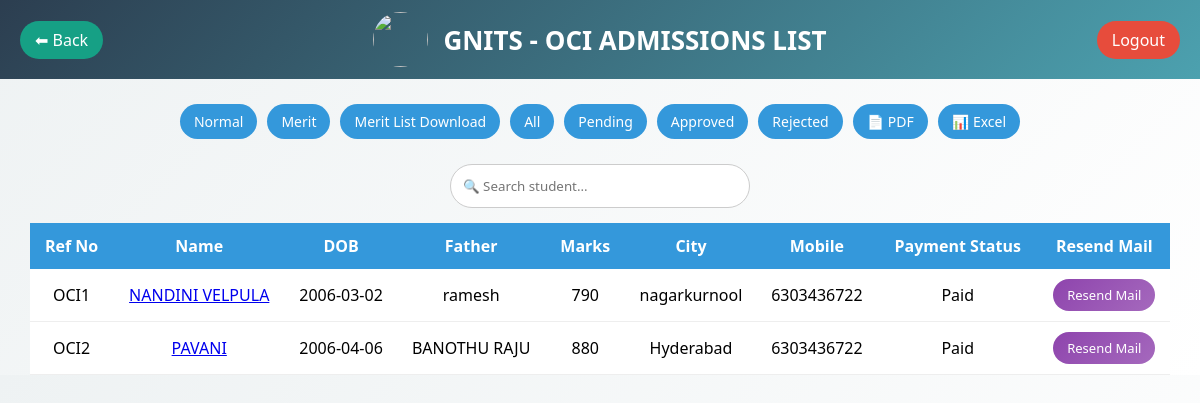
The app's page /oci_list.php?type=merit (signed in) with its own data.
### tables this page shows
CREATE TABLE `oci` (
  `id` int NOT NULL,
  `reference_no` varchar(30) DEFAULT NULL,
  `name` varchar(100) DEFAULT NULL,
  `gender` enum('F','M','O') DEFAULT NULL,
  `dob` date DEFAULT NULL,
  `father` varchar(100) DEFAULT NULL,
  `mother` varchar(100) DEFAULT NULL,
  `community` enum('SC','ST','OBC','EWS','GENERAL','OC','OBC','BC-A','BC-B','BC-C','BC-D','BC-E') DEFAULT NULL,
  `mobile` varchar(20) DEFAULT NULL,
  `aadhar` varchar(20) DEFAULT NULL,
  `email` varchar(100) DEFAULT NULL,
  `confirm_email` varchar(255) NOT NULL,
  `address1` text,
  `address2` text,
  `city` varchar(50) DEFAULT NULL,
  `state` varchar(50) DEFAULT NULL,
  `zip` varchar(10) DEFAULT NULL,
  `country` varchar(50) DEFAULT NULL,
  `board` varchar(50) DEFAULT NULL,
  `passing_year` varchar(20) DEFAULT NULL,
  `total_marks` int DEFAULT NULL,
  `group_marks` int DEFAULT NULL,
  `intermediate_hall_ticket` varchar(30) DEFAULT NULL,
  `inter_percentage` decimal(5,2) DEFAULT NULL,
  `inter_group_percentage` decimal(5,2) DEFAULT NULL,
  `pref1` varchar(50) DEFAULT NULL,
  `pref2` varchar(50) DEFAULT NULL,
  `pref3` varchar(50) DEFAULT NULL,
  `pref4` varchar(50) DEFAULT NULL,
  `pref5` varchar(50) DEFAULT NULL,
  `place_country` varchar(100) DEFAULT NULL,
  `photo` varchar(255) DEFAULT NULL,
  `ssc` varchar(255) DEFAULT NULL,
  `inter` varchar(255) DEFAULT NULL,
  `passport` varchar(255) DEFAULT NULL,
  `address_proof` varchar(255) DEFAULT NULL,
  `stud_sign` varchar(255) DEFAULT NULL,
  `parent_sign` varchar(255) DEFAULT NULL,
  `txnid` varchar(100) DEFAULT NULL,
  `payu_status` varchar(20) DEFAULT NULL,
  `payment_status` varchar(20) DEFAULT 'Pending',
  `payment_amount` decimal(10,2) DEFAULT NULL,
  `payment_date` datetime DEFAULT NULL,
  `created_at` timestamp NOT NULL DEFAULT CURRENT_TIMESTAMP,
  `status` enum('Pending','Approved','Rejected') DEFAULT 'Pending',
  `allotted_branch` varchar(20) DEFAULT NULL
);

### oci_list.php (the view, shortened to what this page needs)
<?php
$host = "localhost";
$user = "gnitsc79_gnitsc79";
$pass = "@Gnits@123456@";
$dbname = "gnitsc79_gnits_db";
$conn = new mysqli($host, $user, $pass, $dbname);
$type = $_GET['type'] ?? "normal";
if($type == "merit"){
    $sql = "SELECT * FROM oci ORDER BY group_marks";
} else {
    $sql = "SELECT * FROM oci ORDER BY id DESC";
}
$result = $conn->query($sql);
?>
<!DOCTYPE html>
<html>
<head>
</head>
<body>
<header class="header">
    <a href="dashboard.php" class="btn back">⬅ Back</a>
    <div class="header-center">
        <img src="pics/logo.jpg" class="logo">
        <h1 class="college-name">
            GNITS - OCI ADMISSIONS LIST
        </h1>
    </div>
    <a href="logout.php" class="btn logout">Logout</a>
</header>
<div class="controls single-line">
    <a href="?type=normal">Normal</a>
    <a href="?type=merit">Merit</a>
    <a href="oci_merit_list.php">Merit List Download</a>
    <a href="?filter=all">All</a>
    <a href="?filter=pending">Pending</a>
    <a href="?filter=approved">Approved</a>
    <a href="?filter=rejected">Rejected</a>
    <a href="export_pdf.php?type=oci">📄 PDF</a>
    <a href="export_excel.php?type=oci">📊 Excel</a>
</div>
<div class="search-box">
    <input type="text" id="search" onkeyup="searchTable()" placeholder="🔍 Search student...">
</div>
<div class="table-container">
<table>
<thead>
<tr>
    <th>Ref No</th>
    <th>Name</th>
    <th>DOB</th>
    <th>Father</th>
    <th>Marks</th>
    <th>City</th>
    <th>Mobile</th>
    <th>Payment Status</th>
    <th>Resend Mail</th>
</tr>
</thead>
<tbody>
<?php while($row = $result->fetch_assoc()){ ?>
<tr>
    <td><?= $row['reference_no'] ?></td>
   <td>
<?php if($row['payment_status'] == "Paid"){ ?>
    <a href="oci_pdf.php?type=nri&id=<?= $row['id'] ?>">
        <?= $row['name'] ?>
    </a>
<?php } else { ?>
    <span class="disabled"><?= $row['name'] ?></span>
<?php } ?>
</td>
    <td><?= $row['dob'] ?></td>
    <td><?= $row['father'] ?></td>
    <td><?= $row['total_marks'] ?></td>
    <td><?= $row['city'] ?></td>
    <td><?= $row['mobile'] ?></td>
    <td><?= $row['payment_status'] ?></td>
    <td>
<?php if($row['payment_status'] == "Paid"){ ?>
    <a href="resend_mail_oci.php?id=<?= $row['id'] ?>"
       class="resend-btn"
       onclick="return confirm('Send approval mail again to this student?')">
       Resend Mail
    </a>
<?php } else { ?>
    <span class="disabled">Not Available</span>
<?php } ?>
</td>
</tr>
<?php } ?>
</tbody>
</table>
</div>
</body>
</html>

### oci_list.php (style rules this page uses)
* { margin:0;padding:0;box-sizing:border-box;font-family:'Segoe UI'; }
body { background: linear-gradient(135deg,#eef2f3,#ffffff); }
.header { display:flex; justify-content:space-between; align-items:center; padding:12px 20px; background: linear-gradient(135deg,#2c3e50,#4ca1af); color:white; }
.header-center { display:flex; align-items:center; gap:15px; }
.btn { padding:8px 15px; border-radius:25px; text-decoration:none; color:white; }
.logo { width:55px;height:55px;border-radius:50%; }
.college-name { font-size:26px;font-weight:bold; }
.logout { background:#e74c3c; }
.back { background:#16a085; }
.controls.single-line { display:flex; justify-content:center; align-items:center; gap:10px; padding:10px; margin:15px auto; overflow-x:auto; white-space:nowrap; max-width:100%; }
.controls.single-line a { flex-shrink:0; padding:8px 14px; border-radius:20px; background:#3498db; color:white; text-decoration:none; font-size:14px; transition:0.3s; }
.search-box { text-align:center; margin:15px; }
.search-box input { padding:12px; width:300px; border-radius:30px; border:1px solid #ccc; }
.table-container { width:95%; margin:auto; overflow-x:auto; }
table { width:100%; border-collapse:collapse; background:white; box-shadow:0 5px 15px rgba(0,0,0,0.1); }
th { background:#3498db; color:white; padding:12px; }
td { padding:10px; text-align:center; border-bottom:1px solid #eee; }
.resend-btn { background: linear-gradient(135deg, #8e44ad, #a569bd); color: white; padding: 7px 14px; border-radius: 20px; text-decoration: none; display: inline-block; font-size: 13px; font-weight: 500; transition: all 0.3s ease; }

### records on screen
oci: reference_no "OCI1", name "NANDINI VELPULA", dob "2006-03-02", father "ramesh", total_marks "790", city "nagarkurnool", mobile "6303436722", payment_status "Paid"
oci: reference_no "OCI2", name "PAVANI", dob "2006-04-06", father "BANOTHU RAJU", total_marks "880", city "Hyderabad", mobile "6303436722", payment_status "Paid"
